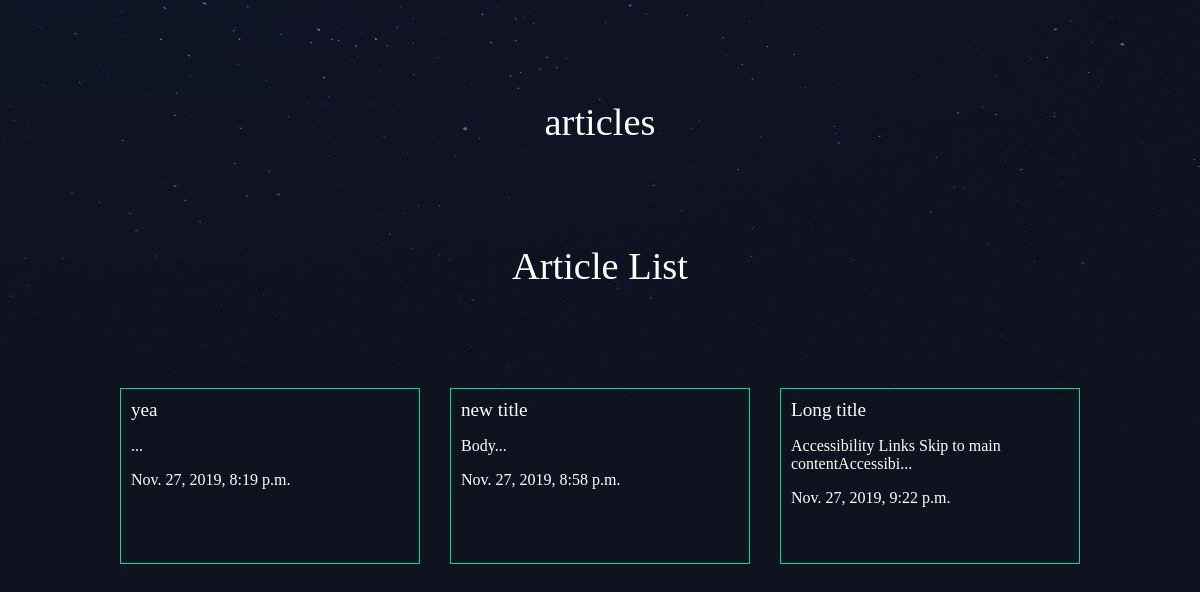
/articles/, run on an earlier commit of the app's database.
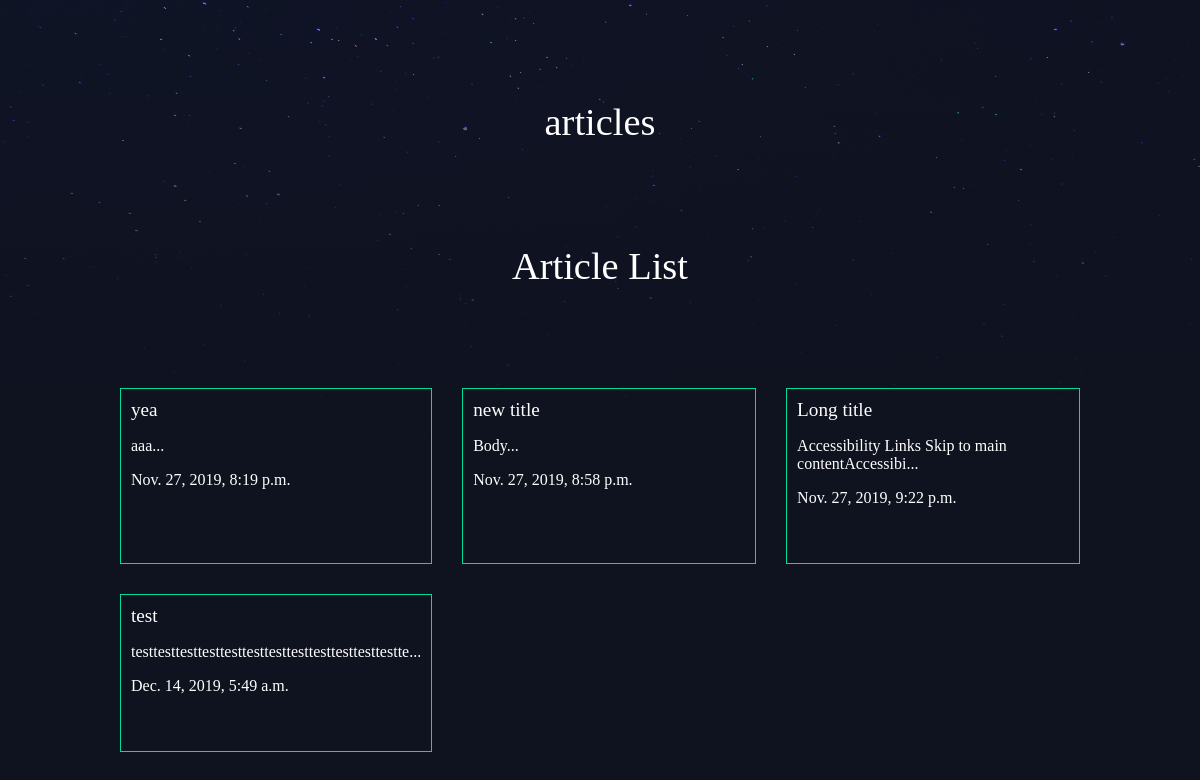
And on a later commit of the database.
### articles/models.py (models this page shows, shortened)
class Article(models.Model):
    title = models.CharField(max_length=100)
    slug = models.SlugField()
    body = models.TextField()
    date = models.DateTimeField(auto_now_add=True)
    thumb = models.ImageField(default='default.png', blank=True)
    def snippet(self):
        return self.body[:50] + "..."

### articles/views.py (the view)
# urls.py: path('', views.article_list, name="list"),
def article_list(request):
    articles = Article.objects.all().order_by('date')
    return render(request, 'articles/article_list.html', {'articles': articles})

### articles/templates/articles/article_list.html
{% extends 'base_layout.html' %}
{% block content %}
<h1>Article List</h1>
<div class="articles">
  {% for article in articles %}
  <div class="article">
    <h2><a href="{% url 'articles:detail' slug=article.slug %}">{{article.title}}</a></h2>
    <p>{{article.snippet}}</p>
    <p>{{article.date}}</p>
  </div />
  {% endfor %}
</div>
{% endblock %}

What changed in the data, as far as the page shows it:
changed Article "yea": snippet "..." → "aaa..."
added Article: title "test", snippet "testtesttesttesttesttesttesttesttesttesttesttestte...", date "Dec. 14, 2019, 5:49 a.m."
